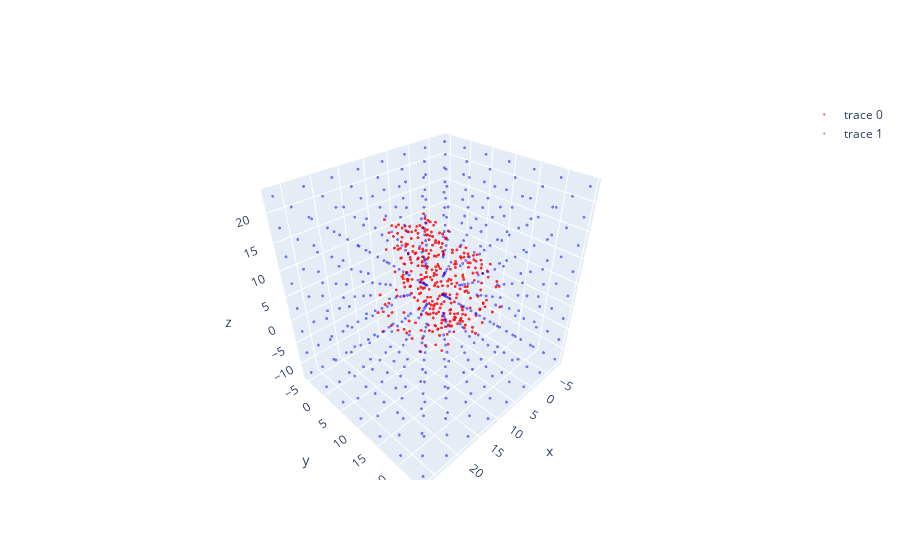

Write notebook code for a chart like this one.
### Code cell
import numpy as np

# 데이터프레임의 x, y, z 좌표의 최소값과 최대값을 계산
min_x = df_protein['x'].min()
max_x = df_protein['x'].max()

min_y = df_protein['y'].min()
max_y = df_protein['y'].max()

min_z = df_protein['z'].min()
max_z = df_protein['z'].max()

# x, y, z 축의 범위 계산
x_range = np.arange(min_x - 5, max_x + 5, 5)
y_range = np.arange(min_y - 5, max_y + 5, 5)
z_range = np.arange(min_z - 5, max_z + 5, 5)

# 모든 좌표 생성
coordinates = np.array(np.meshgrid(x_range, y_range, z_range)).T.reshape(-1,3)

# 데이터프레임으로 변환
df_coordinates = pd.DataFrame(coordinates, columns=['x', 'y', 'z'])

print(len(df_protein))
print(len(df_coordinates))
points_on_3d(df_protein, df_coordinates)

### Figure 1 — Plotly figure (JSON) as saved in the notebook; plotly's stock layout.template omitted (floating-point values rounded to 4 significant figures; data arrays with more than 128 entries replaced by an {"elided": "..."} marker saying what was removed)
{"data": [{"marker": {"color": "red", "opacity": 0.8, "size": 1}, "mode": "markers", "type": "scatter3d", "x": {"elided": "327 float values"}, "y": {"elided": "327 float values"}, "z": {"elided": "327 float values"}}, {"marker": {"color": "blue", "opacity": 0.5, "size": 1}, "mode": "markers", "type": "scatter3d", "x": {"elided": "448 float values"}, "y": {"elided": "448 float values"}, "z": {"elided": "448 float values"}}], "layout": {}}
